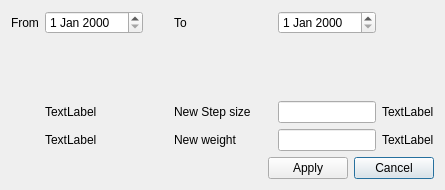
<?xml version="1.0" encoding="UTF-8"?>
<ui version="4.0">
 <class>RecalculateDialog</class>
 <widget class="QDialog" name="RecalculateDialog">
  <property name="geometry">
   <rect>
    <x>0</x>
    <y>0</y>
    <width>445</width>
    <height>190</height>
   </rect>
  </property>
  <property name="windowTitle">
   <string>Recalculate kCal/Distance</string>
  </property>
  <property name="windowIcon">
   <iconset>
    <normalon>:/PedometerLog.ico</normalon>
   </iconset>
  </property>
  <layout class="QVBoxLayout" name="verticalLayout">
   <item>
    <layout class="QGridLayout" name="gridLayout" columnstretch="1,4,1,4,4,1">
     <item row="2" column="3">
      <widget class="QLabel" name="newSizeLabel">
       <property name="text">
        <string>New Step size</string>
       </property>
      </widget>
     </item>
     <item row="2" column="4">
      <widget class="QLineEdit" name="newStepSize"/>
     </item>
     <item row="3" column="3">
      <widget class="QLabel" name="newWeightLabel">
       <property name="text">
        <string>New weight</string>
       </property>
      </widget>
     </item>
     <item row="3" column="4">
      <widget class="QLineEdit" name="newWeight"/>
     </item>
     <item row="2" column="1">
      <widget class="QLabel" name="currentSizeLabel">
       <property name="text">
        <string>TextLabel</string>
       </property>
      </widget>
     </item>
     <item row="3" column="1">
      <widget class="QLabel" name="currentWeightLabel">
       <property name="text">
        <string>TextLabel</string>
       </property>
      </widget>
     </item>
     <item row="1" column="1">
      <spacer name="verticalSpacer">
       <property name="orientation">
        <enum>Qt::Vertical</enum>
       </property>
       <property name="sizeHint" stdset="0">
        <size>
         <width>20</width>
         <height>40</height>
        </size>
       </property>
      </spacer>
     </item>
     <item row="2" column="5">
      <widget class="QLabel" name="sizeUnitsLabel">
       <property name="text">
        <string>TextLabel</string>
       </property>
      </widget>
     </item>
     <item row="3" column="5">
      <widget class="QLabel" name="weightUnitsLabel">
       <property name="text">
        <string>TextLabel</string>
       </property>
      </widget>
     </item>
     <item row="2" column="2">
      <spacer name="horizontalSpacer">
       <property name="orientation">
        <enum>Qt::Horizontal</enum>
       </property>
       <property name="sizeHint" stdset="0">
        <size>
         <width>40</width>
         <height>20</height>
        </size>
       </property>
      </spacer>
     </item>
     <item row="0" column="3">
      <widget class="QLabel" name="label_6">
       <property name="text">
        <string>To</string>
       </property>
      </widget>
     </item>
     <item row="0" column="4">
      <widget class="QDateEdit" name="toDate"/>
     </item>
     <item row="0" column="0">
      <widget class="QLabel" name="label_5">
       <property name="text">
        <string>From</string>
       </property>
      </widget>
     </item>
     <item row="0" column="1">
      <widget class="QDateEdit" name="fromDate"/>
     </item>
    </layout>
   </item>
   <item>
    <layout class="QHBoxLayout" name="horizontalLayout">
     <item>
      <spacer name="horizontalSpacer_2">
       <property name="orientation">
        <enum>Qt::Horizontal</enum>
       </property>
       <property name="sizeHint" stdset="0">
        <size>
         <width>40</width>
         <height>20</height>
        </size>
       </property>
      </spacer>
     </item>
     <item>
      <widget class="QPushButton" name="pushButtonApply">
       <property name="enabled">
        <bool>true</bool>
       </property>
       <property name="text">
        <string>Apply</string>
       </property>
      </widget>
     </item>
     <item>
      <widget class="QPushButton" name="pushButtonCancel">
       <property name="text">
        <string>Cancel</string>
       </property>
       <property name="default">
        <bool>true</bool>
       </property>
      </widget>
     </item>
    </layout>
   </item>
  </layout>
 </widget>
 <resources/>
 <connections/>
</ui>
